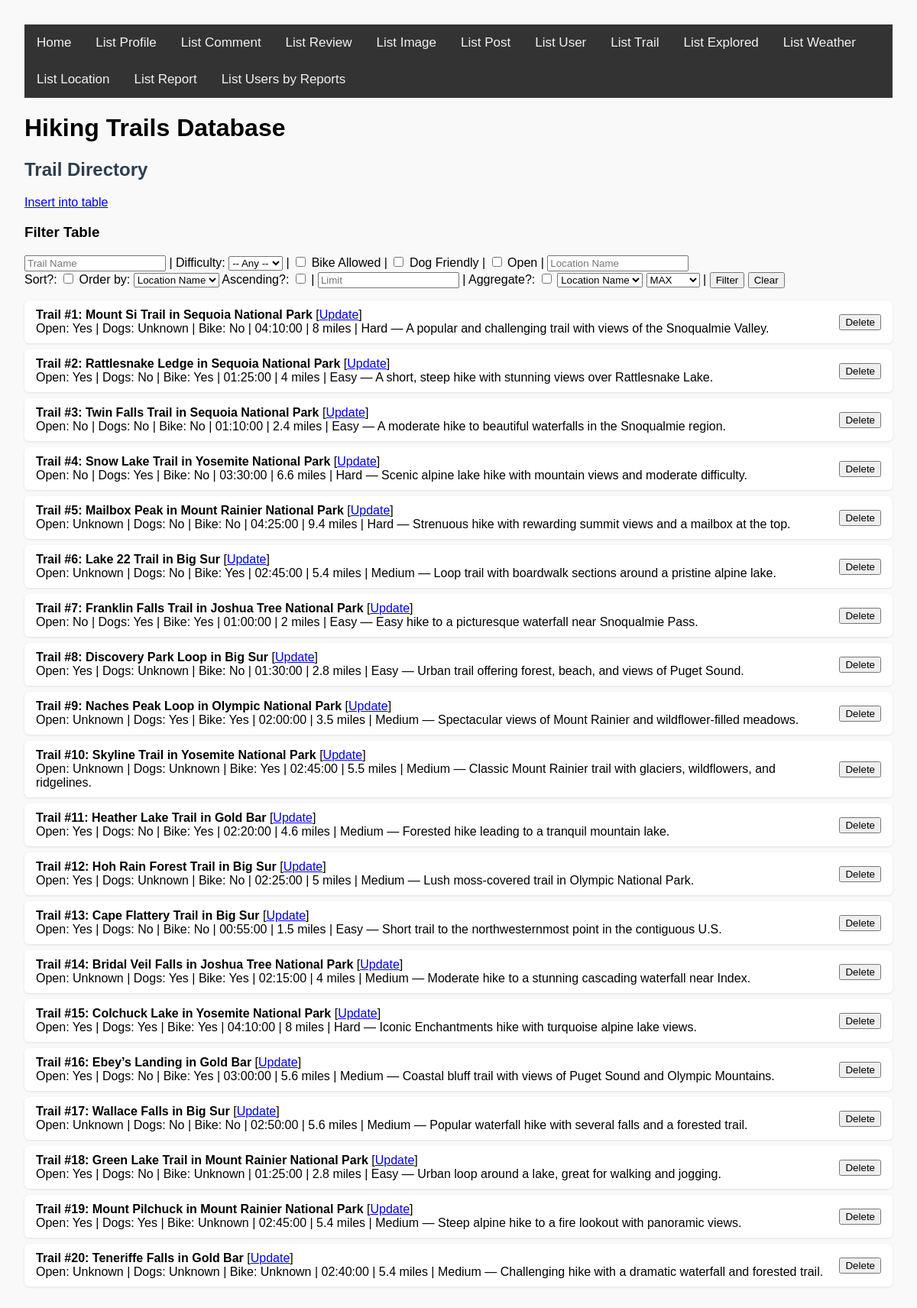
Page /list_trail.php on the committed database.
### tables this page shows
CREATE TABLE `trail` (
  `TrailID` int(11) NOT NULL AUTO_INCREMENT PRIMARY KEY,
  `LocationID` int(11) NOT NULL,
  `Open` bit(1) DEFAULT NULL,
  `DogFriendly` bit(1) DEFAULT NULL,
  `Description` text NOT NULL,
  `BikeAllowed` bit(1) DEFAULT NULL,
  `Name` text NOT NULL,
  `Difficulty` varchar(6) NOT NULL DEFAULT 'Medium' COMMENT '"Easy", "Medium", and "Hard"',
  `Duration` time NOT NULL,
  `Length` float NOT NULL,
  FOREIGN KEY (`LocationID`) REFERENCES `location`(`LocationID`) ON DELETE CASCADE, 
  CHECK (`Difficulty` = 'Easy' OR `Difficulty` = 'Medium' OR `Difficulty` = 'Hard')
);

### list_trail.php (the view, shortened to what this page needs)
<?php
require_once 'render.php';
?>
<!DOCTYPE html>
<html lang="en">
<head>
    <link rel="stylesheet" href="base.css">
</head>
<body>
<?php require_once 'header.inc.php'; ?>
<div>
    <h2>Trail Directory</h2>
    <a href="./insert.php?table=trail">Insert into table</a>
    <h3>Filter Table</h3>
    <form method="GET" action="list_trail.php">
    <input type="text" name="name" placeholder="Trail Name" value="<?= htmlspecialchars($_GET['name'] ?? '') ?>">
    |
    <label for="difficulty">Difficulty:</label>
    <select name="difficulty">
        <option value="">-- Any --</option>
    </select>
    |
    <label>
        <input type="checkbox" name="bike" value="1" <?= isset($_GET['bike']) ? 'checked' : '' ?>>
        Bike Allowed
    </label>
    |
    <label>
        <input type="checkbox" name="dog" value="1" <?= isset($_GET['dog']) ? 'checked' : '' ?>>
        Dog Friendly
    </label>
    |
    <label>
        <input type="checkbox" name="open" value="1" <?= isset($_GET['open']) ? 'checked' : '' ?>>
        Open
    </label>
    |
    <input type="text" name="location_name" placeholder="Location Name" value="<?= htmlspecialchars($_GET['location_name'] ?? '') ?>" />
    <br>
    <label for="do_sort">Sort?:</label>
    <input type="checkbox" name="do_sort" <?= (isset($_GET['do_sort']) ? 'checked' : '') ?> />
    <label for="order_by">Order by:</label>
    <select name="order_by">">
        <option value="location.Name" <?= ($_GET['order_by'] ?? '') === "location.Name" ? 'selected' : '' ?>>Location Name</option>
    </select>
    <label for="order">Ascending?:</label>
    <input type="checkbox" name="order" <?= (isset($_GET['order']) ? 'checked' : '') ?> />
    |
    <input type="number" name="limit" placeholder="Limit" value="<?= htmlspecialchars($_GET['limit'] ?? '') ?>" />
    |
    <label for="aggregate">Aggregate?:</label>
    <input type="checkbox" name="aggregate" <?= (isset($_GET['aggregate']) ? 'checked' : '') ?> />
    <select name="agg_attr">">
        <option value="location.Name" <?= ($_GET['agg_attr'] ?? '') === "location.Name" ? 'selected' : '' ?>>Location Name</option>
    </select>
    <select name="agg_func">">
        <option value="MAX" <?= ($_GET['agg_func'] ?? '') === "MAX" ? 'selected' : '' ?>>MAX</option>
    </select>
    |
    <button type="submit">Filter</button>
    <button type="reset" onclick="window.location.href='list_trail.php';">Clear</button>
</form>
    <?php
    $conn = new mysqli($servername, $username, $password, $database, $port);
    $name = $_GET['name'] ?? '';
    $difficulty = $_GET['difficulty'] ?? '';
    $open = $_GET['open'] ?? '';
    $join = ' JOIN location ON location.LocationID = trail.LocationID ';
    $group_by = isset($_GET['aggregate']) ? " GROUP BY location.Name " : '';
    $order = isset($_GET['order']) ? 'ASC' : 'DESC';
    $sort = isset($_GET['do_sort']) ? " ORDER BY {$_GET['order_by']} $order" : '';
    $limit = (($_GET['limit'] ?? '') !== '') ? " LIMIT {$_GET['limit']}" : '';
    if (isset($_GET['aggregate'])) {
        $sql = "SELECT location.Name, {$_GET['agg_func']}({$_GET['agg_attr']}) FROM trail "
        . "{$join}WHERE 1=1";
    } else {
        $sql = "SELECT location.Name, TrailID, trail.Name, trail.Description, Difficulty, BikeAllowed, DogFriendly, Open, Duration, Length FROM trail "
                . "{$join}WHERE 1=1";
    }
    $sql .= $group_by . $sort . $limit;
    $stmt = $conn->prepare($sql);
    $stmt->execute();
    if ($_GET['aggregate']) {
        render_rows(
            $stmt,
            function ($location_name, $agg) {
                return get_row_title("Location: $location_name") . '<br>'
                    . get_row_sub("{$_GET['agg_func']}({$_GET['agg_attr']}): $agg");
            },
            "",
            "trail",
            false,
            $location_name, $agg,
        );
    } else {
        render_rows(
            $stmt,
            function ($location_name, $trail_id, $name, $description, $difficulty, $bike_allowed, $dog_friendly, $open, $duration, $length) {
                $edit_link = "<a href='update_trail.php?id=$trail_id'>Update</a>";
                $bike_allowed = is_null($bike_allowed) ? 'Unknown' : ($bike_allowed ? 'Yes' : 'No');
                $dog_friendly = is_null($dog_friendly) ? 'Unknown' : ($dog_friendly ? 'Yes' : 'No');
                $open = is_null($open) ? 'Unknown' : ($open ? 'Yes' : 'No');
                return get_row_title("Trail #$trail_id: $name in $location_name") . " [$edit_link]<br>"
                    . get_row_sub("Open: $open | Dogs: $dog_friendly | Bike: $bike_allowed | $duration | $length miles | $difficulty — $description");
            },
            "TrailID",
            "trail",
            false,
            $location_name, $trail_id, $name, $description, $difficulty, $bike_allowed, $dog_friendly, $open, $duration, $length
        );
    }
    ?>
</div>
</body>
</html>

### render.php (shortened to what this page needs)
<?php
function render_rows(
    mysqli_stmt $stmt,
    callable $get_row_func,
    string $primary_key_column,
    string $table_name,
    bool $is_composite = false,
    &$bound_var,
    &...$bound_vars
): void {
    $stmt->execute();
    $stmt->bind_result($bound_var, ...$bound_vars);
    $rows = [];
    while ($stmt->fetch()) {
        $row = [$bound_var];
        foreach ($bound_vars as $var) {
            $row[] = $var;
        }
        $rows[] = $row;
    }
    echo "<ul class='row-list'>";
    foreach ($rows as $row_data) {
        $clean_var = htmlspecialchars($row_data[0]);
        $form_fields = "";
        $row_id = $clean_var;
        echo "<li style='display: flex; justify-content: space-between; align-items: center; flex-direction: row;'>
            <div>" . $get_row_func(...$row_data) . "</div>";
        if (!empty($primary_key_column)) {
            echo "<form method='POST' style='margin-left: 1em;' onsubmit=\"return confirm('Delete this row?');\">
                <input type='hidden' name='row_id' value='" . $row_id . "'>
                <input type='hidden' name='table' value='" . $table_name . "'>
                $form_fields
                <button type='submit' class='delete-btn'>Delete</button>
            </form>";
        }
        echo "</li>";
    }
    echo "</ul>";
}
function get_row_title(string $column_data): string {
    return "<strong>" . $column_data . "</strong>";
}
function get_row_sub(string $column_data): string {
    return  $column_data;
}
?>

### base.css (style rules this page uses)
body { font-family: Arial, sans-serif; margin: 2em; background-color: #f9f9f9; }
h2 { color: #2c3e50; }
ul.row-list { list-style: none; padding: 0; }
ul.row-list li, .insert-input-div { background: #ffffff; padding: 10px 15px; margin: 8px 0; border-radius: 6px; box-shadow: 0 1px 3px rgba(0, 0, 0, 0.1); }

### rows in the picture
trail: column_data "Trail #1: Mount Si Trail in Sequoia National Park", description "Open: Yes | Dogs: Unknown | Bike: No | 04:10:00 | 8 miles | Hard — A popular and challenging trail with views of the Snoqualmie Valley."
trail: column_data "Trail #2: Rattlesnake Ledge in Sequoia National Park", description "Open: Yes | Dogs: No | Bike: Yes | 01:25:00 | 4 miles | Easy — A short, steep hike with stunning views over Rattlesnake Lake."
trail: column_data "Trail #3: Twin Falls Trail in Sequoia National Park", description "Open: No | Dogs: No | Bike: No | 01:10:00 | 2.4 miles | Easy — A moderate hike to beautiful waterfalls in the Snoqualmie region."
trail: column_data "Trail #4: Snow Lake Trail in Yosemite National Park", description "Open: No | Dogs: Yes | Bike: No | 03:30:00 | 6.6 miles | Hard — Scenic alpine lake hike with mountain views and moderate difficulty."
trail: column_data "Trail #5: Mailbox Peak in Mount Rainier National Park", description "Open: Unknown | Dogs: No | Bike: No | 04:25:00 | 9.4 miles | Hard — Strenuous hike with rewarding summit views and a mailbox at the top."
trail: column_data "Trail #6: Lake 22 Trail in Big Sur", description "Open: Unknown | Dogs: No | Bike: Yes | 02:45:00 | 5.4 miles | Medium — Loop trail with boardwalk sections around a pristine alpine lake."
trail: column_data "Trail #7: Franklin Falls Trail in Joshua Tree National Park", description "Open: No | Dogs: Yes | Bike: Yes | 01:00:00 | 2 miles | Easy — Easy hike to a picturesque waterfall near Snoqualmie Pass."
trail: column_data "Trail #8: Discovery Park Loop in Big Sur", description "Open: Yes | Dogs: Unknown | Bike: No | 01:30:00 | 2.8 miles | Easy — Urban trail offering forest, beach, and views of Puget Sound."
trail: column_data "Trail #9: Naches Peak Loop in Olympic National Park", description "Open: Unknown | Dogs: Yes | Bike: Yes | 02:00:00 | 3.5 miles | Medium — Spectacular views of Mount Rainier and wildflower-filled meadows."
trail: column_data "Trail #10: Skyline Trail in Yosemite National Park", description "Open: Unknown | Dogs: Unknown | Bike: Yes | 02:45:00 | 5.5 miles | Medium — Classic Mount Rainier trail with glaciers, wildflowers, and ridgelines."
trail: column_data "Trail #11: Heather Lake Trail in Gold Bar", description "Open: Yes | Dogs: No | Bike: Yes | 02:20:00 | 4.6 miles | Medium — Forested hike leading to a tranquil mountain lake."
trail: column_data "Trail #12: Hoh Rain Forest Trail in Big Sur", description "Open: Yes | Dogs: Unknown | Bike: No | 02:25:00 | 5 miles | Medium — Lush moss-covered trail in Olympic National Park."
trail: column_data "Trail #13: Cape Flattery Trail in Big Sur", description "Open: Yes | Dogs: No | Bike: No | 00:55:00 | 1.5 miles | Easy — Short trail to the northwesternmost point in the contiguous U.S."
trail: column_data "Trail #14: Bridal Veil Falls in Joshua Tree National Park", description "Open: Unknown | Dogs: Yes | Bike: Yes | 02:15:00 | 4 miles | Medium — Moderate hike to a stunning cascading waterfall near Index."
trail: column_data "Trail #15: Colchuck Lake in Yosemite National Park", description "Open: Yes | Dogs: Yes | Bike: Yes | 04:10:00 | 8 miles | Hard — Iconic Enchantments hike with turquoise alpine lake views."
trail: column_data "Trail #16: Ebey’s Landing in Gold Bar", description "Open: Yes | Dogs: No | Bike: Yes | 03:00:00 | 5.6 miles | Medium — Coastal bluff trail with views of Puget Sound and Olympic Mountains."
trail: column_data "Trail #17: Wallace Falls in Big Sur", description "Open: Unknown | Dogs: No | Bike: No | 02:50:00 | 5.6 miles | Medium — Popular waterfall hike with several falls and a forested trail."
trail: column_data "Trail #18: Green Lake Trail in Mount Rainier National Park", description "Open: Yes | Dogs: No | Bike: Unknown | 01:25:00 | 2.8 miles | Easy — Urban loop around a lake, great for walking and jogging."
trail: column_data "Trail #19: Mount Pilchuck in Mount Rainier National Park", description "Open: Yes | Dogs: Yes | Bike: Unknown | 02:45:00 | 5.4 miles | Medium — Steep alpine hike to a fire lookout with panoramic views."
trail: column_data "Trail #20: Teneriffe Falls in Gold Bar", description "Open: Unknown | Dogs: Unknown | Bike: Unknown | 02:40:00 | 5.4 miles | Medium — Challenging hike with a dramatic waterfall and forested trail."
